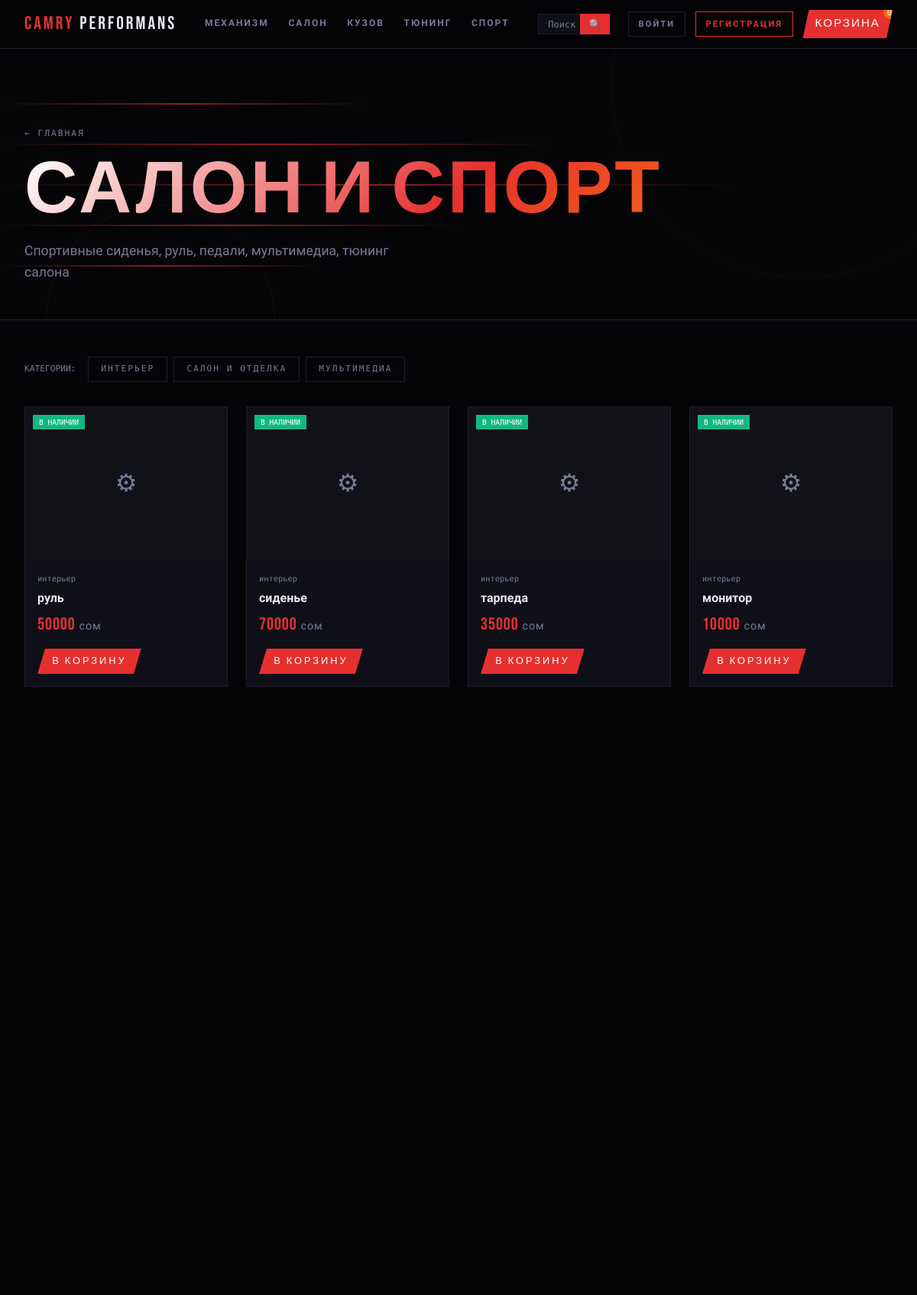
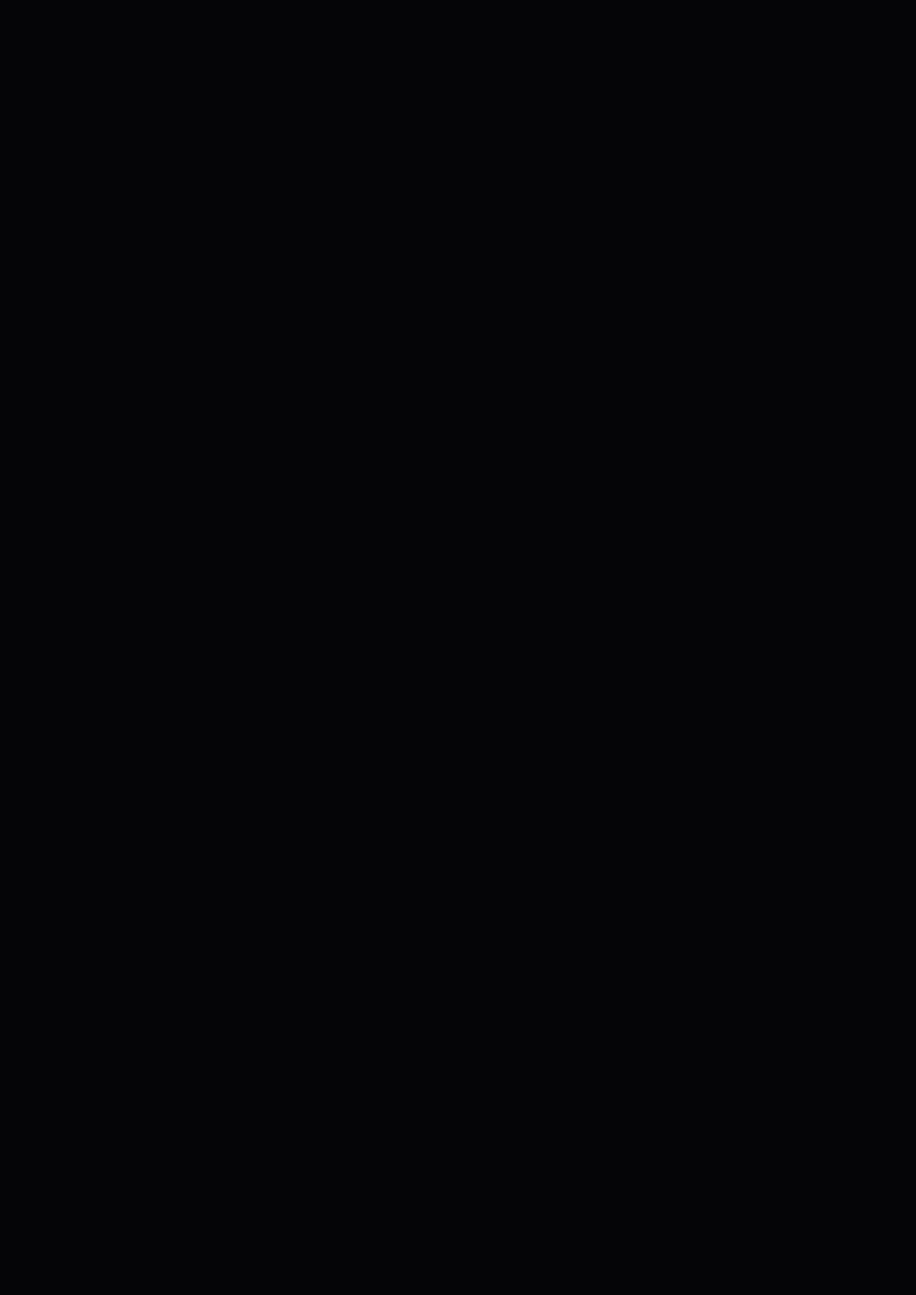
Screenshot of /dept/interior/ (upper part) with the database file from the repository (2 pictures, top to bottom).
### core/models.py (models this page shows, shortened)
class Category(models.Model):
    name       = models.CharField(max_length=100, verbose_name='Название')
    slug       = models.SlugField(unique=True)
    department = models.CharField(max_length=20, choices=DEPARTMENT_CHOICES, default='stock', verbose_name='Отдел')
    description= models.TextField(blank=True, verbose_name='Описание')
    image      = models.ImageField(upload_to='categories/', blank=True, null=True, verbose_name='Фото')
    class Meta:
        verbose_name = 'Категория'
        verbose_name_plural = 'Категории'

class Product(models.Model):
    category       = models.ForeignKey(Category, on_delete=models.CASCADE, related_name='products', verbose_name='Категория')
    compatible_with= models.ManyToManyField(CarModel, blank=True, verbose_name='Совместимость')
    title          = models.CharField(max_length=250, verbose_name='Название')
    description    = models.TextField(verbose_name='Описание')
    price          = models.DecimalField(max_digits=10, decimal_places=2, verbose_name='Цена (сом)')
    image          = models.ImageField(upload_to='products/', blank=True, null=True, verbose_name='Фото')
    in_stock       = models.BooleanField(default=True, verbose_name='В наличии')
    is_premium     = models.BooleanField(default=False, verbose_name='Премиум')
    created_at     = models.DateTimeField(auto_now_add=True)
    class Meta:
        verbose_name = 'Товар'
        verbose_name_plural = 'Товары'

### core/views.py (the view)
# urls.py: path('dept/<str:dept_key>/', views.department, name='department'),
def department(request, dept_key):
    dept = next((d for d in DEPARTMENTS if d['key'] == dept_key), None)
    if not dept:
        return redirect('index')
    categories = Category.objects.filter(department=dept_key)
    products = Product.objects.filter(category__department=dept_key, in_stock=True)
    return render(request, 'department.html', {
        'dept': dept,
        'categories': categories,
        'products': products,
    })

### core/templates/department.html (shortened to what this page needs)
{% extends 'base.html' %}
{% block content %}
<div class="dept-hero">
  <div class="dept-bg">
    <div class="speed-line sl1"></div>
    <div class="speed-line sl2"></div>
    <div class="speed-line sl3"></div>
    <div class="speed-line sl4"></div>
    <div class="speed-line sl5"></div>
    <div class="dept-circle dc1"></div>
    <div class="dept-circle dc2"></div>
  </div>
  <div class="container" style="position:relative;z-index:10;padding-top:6rem;padding-bottom:3rem">
    <a href="/" style="font-family:var(--font-mono);font-size:0.7rem;color:var(--muted);letter-spacing:2px">← ГЛАВНАЯ</a>
    <h1 class="dept-title">{{ dept.label|upper }}</h1>
    <p style="color:var(--muted);max-width:500px;font-size:1.1rem">{{ dept.desc }}</p>
  </div>
</div>
<div class="container" style="padding-top:3rem;padding-bottom:3rem">
  {% if categories %}
  <div style="display:flex;gap:0.5rem;flex-wrap:wrap;margin-bottom:2rem">
    <span style="font-family:var(--font-mono);font-size:0.7rem;color:var(--muted);align-self:center;margin-right:0.5rem">КАТЕГОРИИ:</span>
    {% for cat in categories %}
    <a href="/category/{{ cat.slug }}/" style="font-family:var(--font-mono);font-size:0.7rem;letter-spacing:2px;padding:0.4rem 1rem;border:1px solid var(--border);color:var(--muted);text-transform:uppercase;transition:all 0.2s" onmouseover="this.style.borderColor='var(--red)';this.style.color='var(--red)'" onmouseout="this.style.borderColor='var(--border)';this.style.color='var(--muted)'">{{ cat.name }}</a>
    {% endfor %}
  </div>
  {% endif %}
  {% if products %}
  <div class="product-grid">
    {% for p in products %}
    <a href="/product/{{ p.pk }}/" class="product-card reveal">
      {% if p.in_stock %}<span class="badge-stock">В НАЛИЧИИ</span>{% else %}<span class="badge-nostock">НЕТ</span>{% endif %}
      <div class="product-card-img">
        {% if p.image %}<img src="{{ p.image.url }}" alt="{{ p.title }}">{% else %}&#9881;{% endif %}
      </div>
      <div class="product-card-body">
        <div style="font-family:var(--font-mono);font-size:0.65rem;color:var(--muted);margin-bottom:0.3rem">{{ p.category.name }}</div>
        <div class="product-card-title">{{ p.title }}</div>
        <div class="product-card-price">{{ p.price|floatformat:0 }} <span>сом</span></div>
        <div style="margin-top:0.8rem">
          <span class="btn-red" style="font-size:0.8rem;padding:0.4rem 1.2rem" onclick="addToCart(event,{{ p.pk }})">В КОРЗИНУ</span>
        </div>
      </div>
    </a>
    {% endfor %}
  </div>
  {% else %}
  <div style="text-align:center;padding:5rem 0;color:var(--muted)">
    <div style="font-family:var(--font-head);font-size:2rem;letter-spacing:3px;margin-bottom:1rem">ТОВАРЫ СКОРО</div>
    <p>Добавьте товары в <a href="/admin/core/product/add/" style="color:var(--red)">админ-панели</a></p>
  </div>
  {% endif %}
</div>
{% endblock %}

### core/templates/base.html (style rules this page uses)
:root { --black: #050507; --dark: #0a0a0f; --card: #0f0f18; --border: #1e1e2e; --red: #e63030; --red2: #ff4545; --gold: #c8a84b; --orange: #ff8c00; --purple: #a855f7; --blue: #3b82f6; --text: #e8e8f0; --muted: #7a7a9a; --font-head: 'Bebas Neue', sans-serif; --font-body: 'Rajdhani', sans-serif; --font-mono: 'Share Tech Mono', monospace; }
*, *::before, *::after { box-sizing: border-box; margin: 0; padding: 0; }
html { scroll-behavior: smooth; }
body { background: var(--black); color: var(--text); font-family: var(--font-body); font-size: 16px; line-height: 1.6; overflow-x: hidden; }
a { color: inherit; text-decoration: none; }
.btn-red { display: inline-block; background: var(--red); color: #fff; font-family: var(--font-head); font-size: 1.1rem; letter-spacing: 3px; padding: 0.7rem 2rem; clip-path: polygon(10px 0%, 100% 0%, calc(100% - 10px) 100%, 0% 100%); transition: background 0.2s, transform 0.1s; cursor: pointer; border: none; }
.product-card { background: var(--card); border: 1px solid var(--border); overflow: hidden; transition: border-color 0.25s, transform 0.25s; position: relative; display: block; }
.product-card-img { width: 100%; height: 200px; background: #111118; display: flex; align-items: center; justify-content: center; color: var(--muted); font-size: 2rem; overflow: hidden; }
.product-card-body { padding: 1rem; }
.product-card-title { font-weight: 700; font-size: 1rem; margin-bottom: 0.3rem; }
.product-card-price { font-family: var(--font-head); font-size: 1.4rem; color: var(--red); letter-spacing: 1px; }
.product-card-price span { font-size: 0.9rem; color: var(--muted); font-family: var(--font-body); }
.badge-stock { position: absolute; top: 10px; left: 10px; background: #10b981; color: #fff; font-size: 0.6rem; padding: 2px 8px; font-family: var(--font-mono); }
.product-grid { display: grid; grid-template-columns: repeat(auto-fill, minmax(240px, 1fr)); gap: 1.5rem; }
.container { max-width: 1300px; margin: 0 auto; padding: 0 2rem; }
.reveal { opacity: 0; transform: translateY(30px); transition: opacity 0.6s ease, transform 0.6s ease; }
.reveal.visible { opacity: 1; transform: translateY(0); }

### core/templates/department.html (style rules this page uses)
.dept-hero { position:relative; overflow:hidden; background:#050507; border-bottom:1px solid var(--border); min-height:280px; }
.dept-bg { position:absolute;inset:0; }
.speed-line { position:absolute; height:2px; background:linear-gradient(90deg, transparent, rgba(230,48,48,0.6), transparent); animation:speedAnim 2s linear infinite; }
.sl1 { top:20%; width:40%; animation-delay:0s; animation-duration:1.8s; }
.sl2 { top:35%; width:60%; animation-delay:0.3s; animation-duration:2.2s; }
.sl3 { top:50%; width:80%; animation-delay:0.6s; animation-duration:1.5s; }
.sl4 { top:65%; width:50%; animation-delay:0.9s; animation-duration:2.5s; }
.sl5 { top:80%; width:35%; animation-delay:1.2s; animation-duration:1.9s; }
.dept-circle { position:absolute; border-radius:50%; border:1px solid rgba(230,48,48,0.08); animation:rotateSlow linear infinite; }
.dc1 { width:500px;height:500px; top:-200px;right:-100px; animation-duration:25s; }
.dc2 { width:300px;height:300px; bottom:-150px;left:5%; animation-duration:18s; animation-direction:reverse; border-color:rgba(255,165,0,0.06); }
.dept-title { font-family:var(--font-head); font-size:clamp(3rem,8vw,7rem); letter-spacing:4px; line-height:1; margin:1rem 0; background:linear-gradient(135deg, #fff 0%, #e63030 50%, #ff8c00 100%); -webkit-background-clip:text; -webkit-text-fill-color:transparent; background-clip:text; animation:titleGlow 3s ease-in-out infinite; }

### rows the page displays
Category: name "ИНТЕРЬЕР"
Category: name "САЛОН И ОТДЕЛКА"
Category: name "МУЛЬТИМЕДИА"
Product: in_stock "В НАЛИЧИИ", category.name "интерьер", title "руль", price "50000"
Product: in_stock "В НАЛИЧИИ", category.name "интерьер", title "сиденье", price "70000"
Product: in_stock "В НАЛИЧИИ", category.name "интерьер", title "тарпеда", price "35000"
Product: in_stock "В НАЛИЧИИ", category.name "интерьер", title "монитор", price "10000"

### other values shown
{{ dept.label|upper }} "САЛОН И СПОРТ"
{{ dept.desc }} "Спортивные сиденья, руль, педали, мультимедиа, тюнинг салона"
